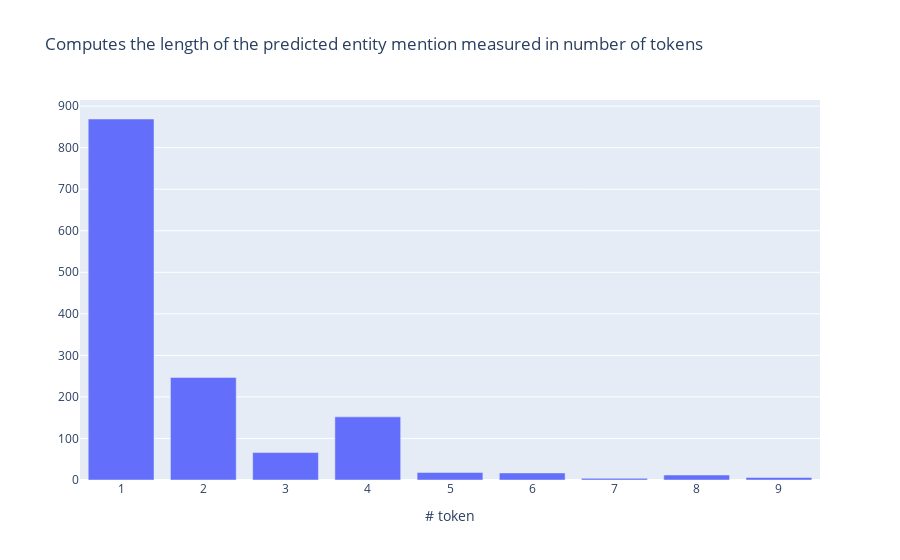

This figure's notebook cell:
### Markdown cell above
### Mention length

### Code cell
from rubrix.metrics.token_classification import mention_length

mention_length(name="med7_trf").visualize()

### Figure 1 — Plotly figure (JSON) as saved in the notebook; plotly's stock layout.template omitted (floating-point values rounded to 4 significant figures)
{"data": [{"type": "bar", "x": [1, 2, 3, 4, 5, 6, 7, 8, 9], "y": [869, 247, 66, 152, 18, 17, 4, 12, 6]}], "layout": {"autosize": true, "title": {"text": "Computes the length of the predicted entity mention measured in number of tokens"}, "xaxis": {"autorange": true, "range": [0.5, 9.5], "title": {"text": "# token"}, "type": "linear"}, "yaxis": {"autorange": true, "range": [0, 914.7], "title": {"text": ""}, "type": "linear"}}}
